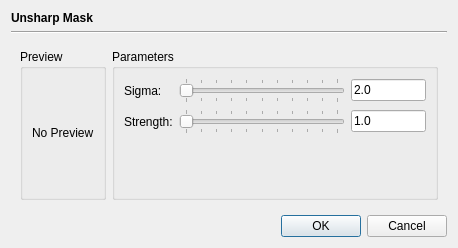
<?xml version="1.0" encoding="UTF-8"?>
<ui version="4.0">
 <class>OpUnsharpMaskDialog</class>
 <widget class="QDialog" name="OpUnsharpMaskDialog">
  <property name="geometry">
   <rect>
    <x>0</x>
    <y>0</y>
    <width>458</width>
    <height>248</height>
   </rect>
  </property>
  <property name="windowTitle">
   <string>Dialog</string>
  </property>
  <layout class="QVBoxLayout" name="verticalLayout">
   <item>
    <widget class="QLabel" name="label">
     <property name="font">
      <font>
       <weight>75</weight>
       <bold>true</bold>
      </font>
     </property>
     <property name="text">
      <string>Unsharp Mask</string>
     </property>
    </widget>
   </item>
   <item>
    <widget class="Line" name="line">
     <property name="orientation">
      <enum>Qt::Horizontal</enum>
     </property>
    </widget>
   </item>
   <item>
    <widget class="QWidget" name="widget_2" native="true">
     <layout class="QHBoxLayout" name="horizontalLayout">
      <item>
       <widget class="QGroupBox" name="groupBox_2">
        <property name="title">
         <string>Preview</string>
        </property>
        <layout class="QVBoxLayout" name="verticalLayout_2">
         <item>
          <widget class="QLabel" name="previewLabel">
           <property name="text">
            <string>No Preview</string>
           </property>
          </widget>
         </item>
        </layout>
       </widget>
      </item>
      <item>
       <widget class="QGroupBox" name="groupBox">
        <property name="title">
         <string>Parameters</string>
        </property>
        <layout class="QGridLayout" name="gridLayout">
         <item row="0" column="0">
          <widget class="QLabel" name="label_2">
           <property name="text">
            <string>Sigma:</string>
           </property>
          </widget>
         </item>
         <item row="1" column="0">
          <widget class="QLabel" name="label_3">
           <property name="text">
            <string>Strength:</string>
           </property>
          </widget>
         </item>
         <item row="0" column="2">
          <widget class="QLineEdit" name="sigmaField">
           <property name="sizePolicy">
            <sizepolicy hsizetype="Fixed" vsizetype="Fixed">
             <horstretch>0</horstretch>
             <verstretch>0</verstretch>
            </sizepolicy>
           </property>
           <property name="maximumSize">
            <size>
             <width>75</width>
             <height>16777215</height>
            </size>
           </property>
           <property name="text">
            <string>2.0</string>
           </property>
           <property name="maxLength">
            <number>6</number>
           </property>
          </widget>
         </item>
         <item row="2" column="2">
          <spacer name="verticalSpacer">
           <property name="orientation">
            <enum>Qt::Vertical</enum>
           </property>
           <property name="sizeHint" stdset="0">
            <size>
             <width>20</width>
             <height>40</height>
            </size>
           </property>
          </spacer>
         </item>
         <item row="1" column="2">
          <widget class="QLineEdit" name="strengthField">
           <property name="sizePolicy">
            <sizepolicy hsizetype="Fixed" vsizetype="Fixed">
             <horstretch>0</horstretch>
             <verstretch>0</verstretch>
            </sizepolicy>
           </property>
           <property name="maximumSize">
            <size>
             <width>75</width>
             <height>16777215</height>
            </size>
           </property>
           <property name="text">
            <string>1.0</string>
           </property>
           <property name="maxLength">
            <number>6</number>
           </property>
          </widget>
         </item>
         <item row="0" column="1">
          <widget class="QSlider" name="sigmaSlider">
           <property name="sizePolicy">
            <sizepolicy hsizetype="Expanding" vsizetype="Fixed">
             <horstretch>0</horstretch>
             <verstretch>0</verstretch>
            </sizepolicy>
           </property>
           <property name="minimumSize">
            <size>
             <width>100</width>
             <height>0</height>
            </size>
           </property>
           <property name="maximum">
            <number>500</number>
           </property>
           <property name="sliderPosition">
            <number>0</number>
           </property>
           <property name="orientation">
            <enum>Qt::Horizontal</enum>
           </property>
           <property name="tickPosition">
            <enum>QSlider::TicksBothSides</enum>
           </property>
           <property name="tickInterval">
            <number>50</number>
           </property>
          </widget>
         </item>
         <item row="1" column="1">
          <widget class="QSlider" name="strengthSlider">
           <property name="minimumSize">
            <size>
             <width>100</width>
             <height>0</height>
            </size>
           </property>
           <property name="maximum">
            <number>200</number>
           </property>
           <property name="orientation">
            <enum>Qt::Horizontal</enum>
           </property>
           <property name="tickPosition">
            <enum>QSlider::TicksBothSides</enum>
           </property>
           <property name="tickInterval">
            <number>20</number>
           </property>
          </widget>
         </item>
        </layout>
       </widget>
      </item>
     </layout>
    </widget>
   </item>
   <item>
    <widget class="QDialogButtonBox" name="buttonBox">
     <property name="orientation">
      <enum>Qt::Horizontal</enum>
     </property>
     <property name="standardButtons">
      <set>QDialogButtonBox::Cancel|QDialogButtonBox::Ok</set>
     </property>
    </widget>
   </item>
  </layout>
 </widget>
 <resources/>
 <connections>
  <connection>
   <sender>buttonBox</sender>
   <signal>accepted()</signal>
   <receiver>OpUnsharpMaskDialog</receiver>
   <slot>accept()</slot>
   <hints>
    <hint type="sourcelabel">
     <x>248</x>
     <y>254</y>
    </hint>
    <hint type="destinationlabel">
     <x>157</x>
     <y>274</y>
    </hint>
   </hints>
  </connection>
  <connection>
   <sender>buttonBox</sender>
   <signal>rejected()</signal>
   <receiver>OpUnsharpMaskDialog</receiver>
   <slot>reject()</slot>
   <hints>
    <hint type="sourcelabel">
     <x>316</x>
     <y>260</y>
    </hint>
    <hint type="destinationlabel">
     <x>286</x>
     <y>274</y>
    </hint>
   </hints>
  </connection>
 </connections>
</ui>
